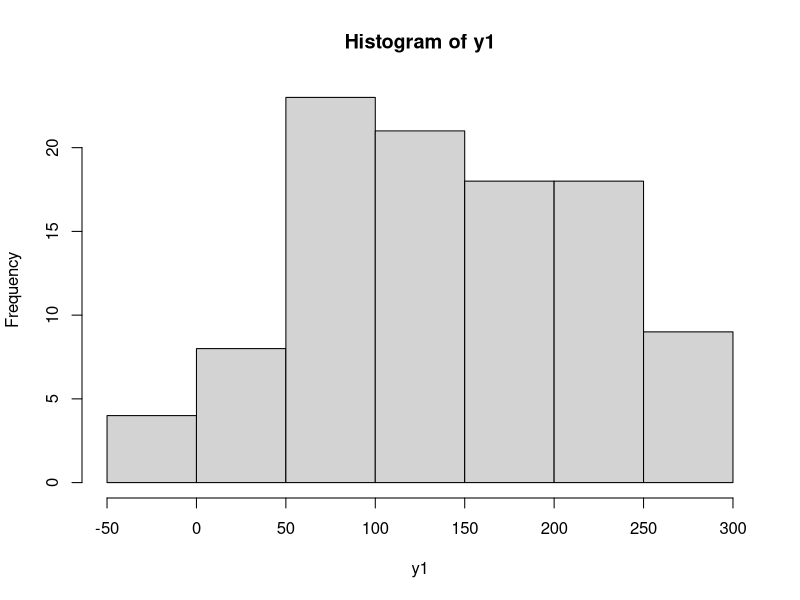
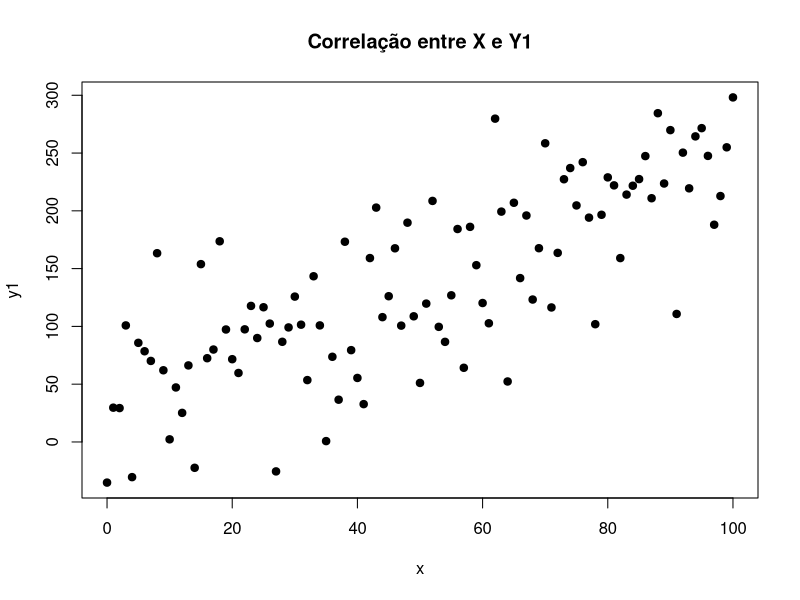
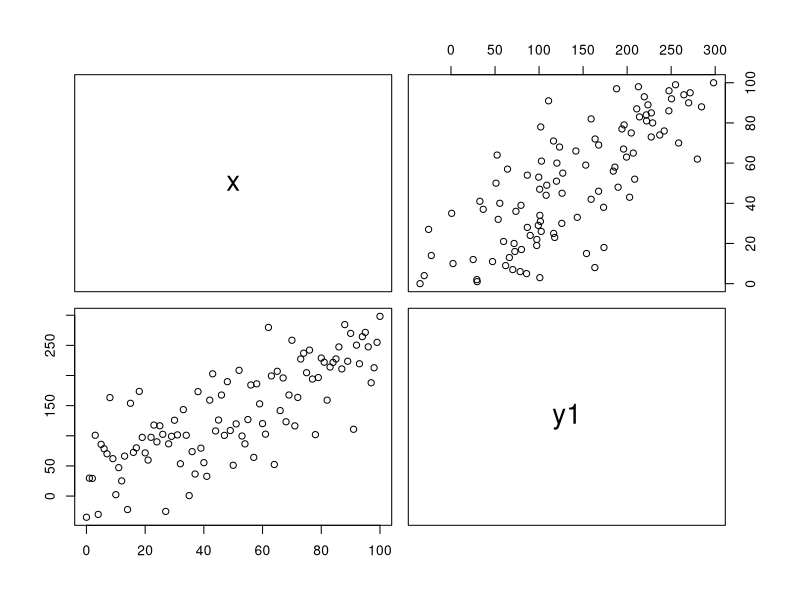
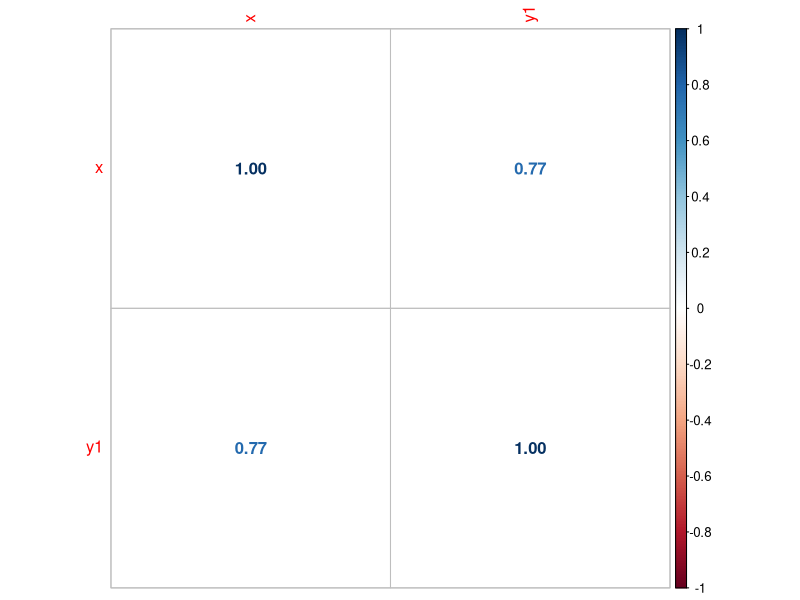
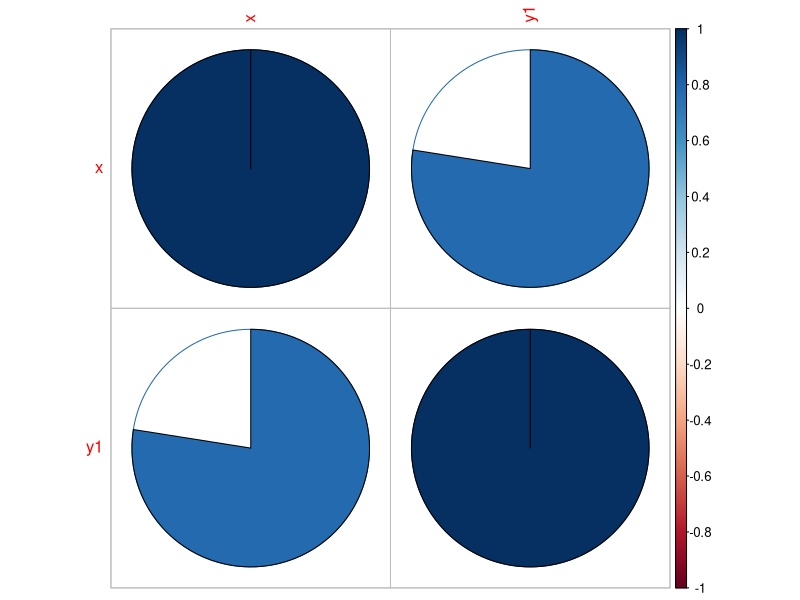
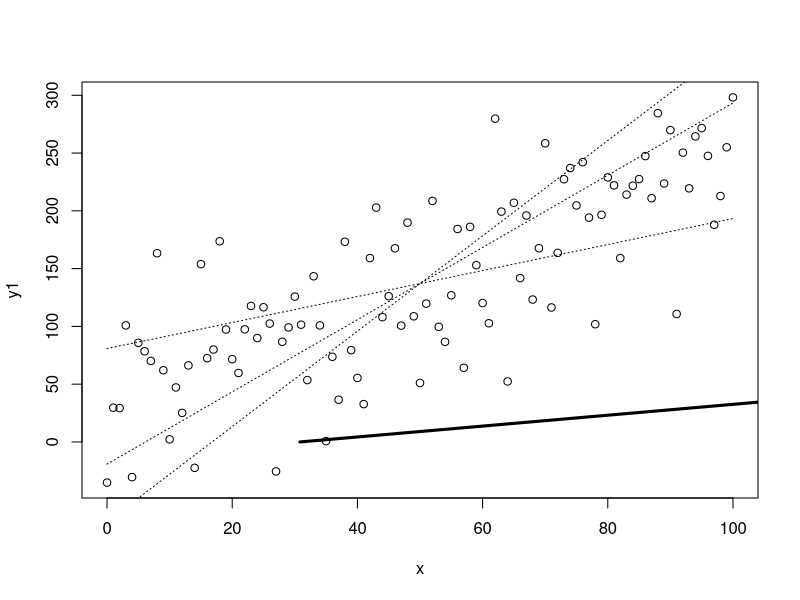
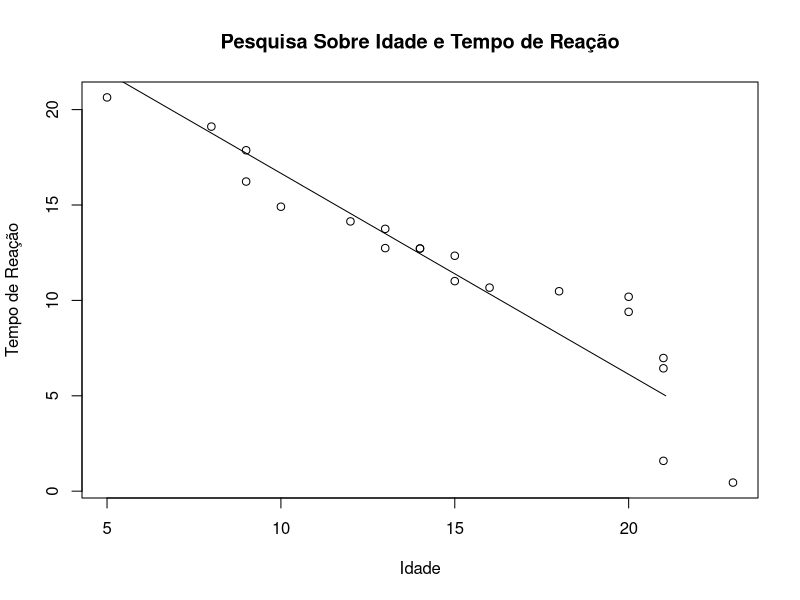
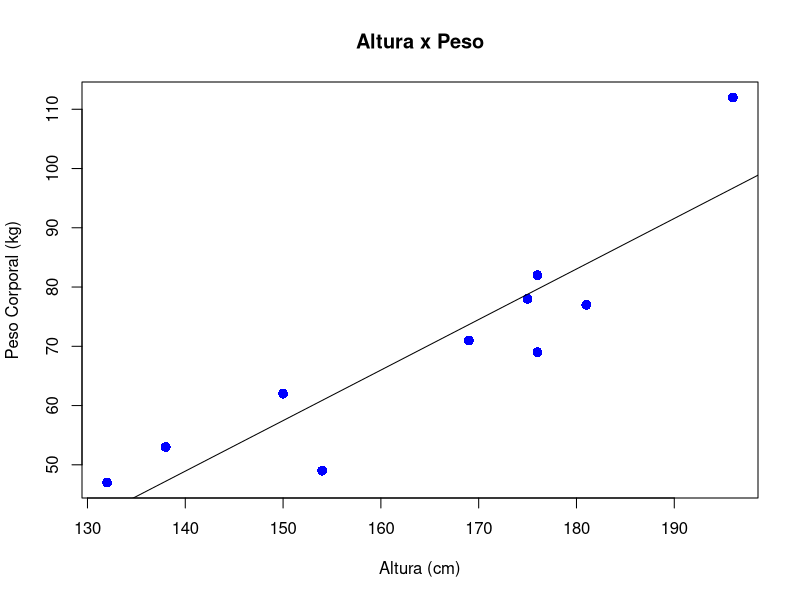

R code for these plots, in order:
# Lista de Exercícios Parte 1

# Configurando o diretório de trabalho
# Coloque entre aspas o diretório de trabalho que você está usando no seu computador
# Não use diretórios com espaço no nome
setwd("/Users/ls_rafael/Documents/GitHub/prevendo_ocorrencia_de_cancer/Exercicios")
getwd()

## Exercício 1 - Massa de dados aleatória

# Criando a massa de dados (apesar de aleatória, y possui uma relação com os dados de x)
x <- seq(0, 100)
y <- 2 * x + 35

# Imprimindo as variáveis
x
y

# Gerando uma distribuição normal
?rnorm
y1 <- y + rnorm(n = 101, mean = 0, sd = 50)
y1

summary(y1)
hist(y1)

# Crie um plot do relacionamento de x e y1
?plot
plot(x, y1, pch = 19, main = 'Correlação entre X e Y1', xlab = 'x', ylab = 'y1')

cor(x,y1)

# Unindo as variáveis em um data frame
df_xy1 <- data.frame(x,y1)
cor(df_xy1) # Relação forte de 77.29%

pairs(df_xy1)

library(corrplot)
corrplot(cor(df_xy1),method = 'number')
corrplot(cor(df_xy1),method = 'pie')

# Crie um modelo de regressão para as duas variáveis x e y1
?lm
modelo_xy1 <- lm(y1 ~., data = df_xy1)

# Capture os coeficentes
a <- modelo_xy1$coefficients[1]
b <- modelo_xy1$coefficients[2]

# Fórmula de Regressão
y2 <- a + b*x

# Visualize a linha de regressão
?lines

plot(df_xy1)
lines(y2, x, lwd=3)

# Simulando outras possíveis linhas de regressão
y3 <- (y2[51]-50*(b-1))+(b-1)*x
y4 <- (y2[51]-50*(b+1))+(b+1)*x
y5 <- (y2[51]-50*(b+2))+(b+2)*x
lines(x,y3,lty=3)
lines(x,y4,lty=3)
lines(x,y5,lty=3)

## Exercício 2 - Pesquisa sobre idade e tempo de reação

# Criando os dados
Idade <- c(9,13,14,21,15,18,20,8,14,23,
           16,21,10,12,20,9,13,5,15,21)

Tempo <- c(17.87,13.75,12.72,6.98,11.01,10.48,10.19,
           19.11,12.72,0.45,10.67,1.59,14.91,14.14,
           9.40,16.23,12.74,20.64,12.34,6.44)

# Unindo os vetores em um data frame
df_ex2 <- data.frame(Idade,Tempo)

# Crie um Gráfico de Dispersão (ScatterPlot)
plot(df_ex2,main = 'Pesquisa Sobre Idade e Tempo de Reação', ylab = 'Tempo de Reação', xlab = 'Idade')

# Checar correlação
cor(df_ex2) # Forte correlação negativa de -93.95%

# Crie um modelo de regressão
modelo_ex2 <- lm(Tempo ~ Idade, data = df_ex2)

summary(modelo_ex2)

# Calcule a reta de regressão
# y <- a + b*x

# Extração dos coeficientes
a <- modelo_ex2$coefficients[1]
b <- modelo_ex2$coefficients[2]

rt <- a + b * df_ex2$Idade

# Crie o gráfico da reta
lines(rt,Idade)


# Exercício 3 - Relação entre altura e peso

# Criando os dados
alturas = c(176, 154, 138, 196, 132, 176, 181, 169, 150, 175)
pesos = c(82, 49, 53, 112, 47, 69, 77, 71, 62, 78)

plot(alturas, pesos, pch = 16, cex = 1.3, col = "blue", 
     main = "Altura x Peso", 
     ylab = "Peso Corporal (kg)", 
     xlab = "Altura (cm)")

# Crie o modelo de regressão
cor(alturas, pesos)

df_ex3 <- data.frame(alturas,pesos)

modelo_ex3 <- lm(df_ex3$pesos ~ df_ex3$alturas, data = df_ex3)

# Visualizando o modelo
summary(modelo_ex3)

# Gere a linha de regressão
a <- modelo_ex3$coefficients[1]
b <- modelo_ex3$coefficients[2]

# Com abline é possível plotar a reta apenas com os coeficientes de regressão
abline(a,b)

# Faça as previsões de pesos com base na nova lista de alturas
alturas2 = data.frame(c(179, 152, 134, 197, 131, 178, 185, 162, 155, 172))

predicao_pesos <- predict(modelo_ex3, alturas2)

# Interpretação do resultado
# Na primeira linha de resultados: Para uma pessoa de 1.79cm é provável que tenha 79.64Kg
# E assim por diante

# Plot
plot(alturas, pesos, pch = 16, cex = 1.3, 
     col = "blue", 
     main = "Altura x Peso", 
     ylab = "Peso (kg)", 
     xlab = "Altura (cm)")

# Construindo a linha de regressão, diretamente recebendo os coeficientes da função lm
abline(lm(pesos ~ alturas)) 

# Obtendo o tamanho de uma das amostras de dados
num <- length(alturas)
num

# Gerando um gráfico com os valores residuais
for (k in 1: num)  
  lines(c(alturas[k], alturas[k]), 
        c(pesos[k], pesos[k]))

# Gerando gráficos com a distribuição dos resíduos
par(mfrow = c(2,2))
plot(modelo_ex3)
